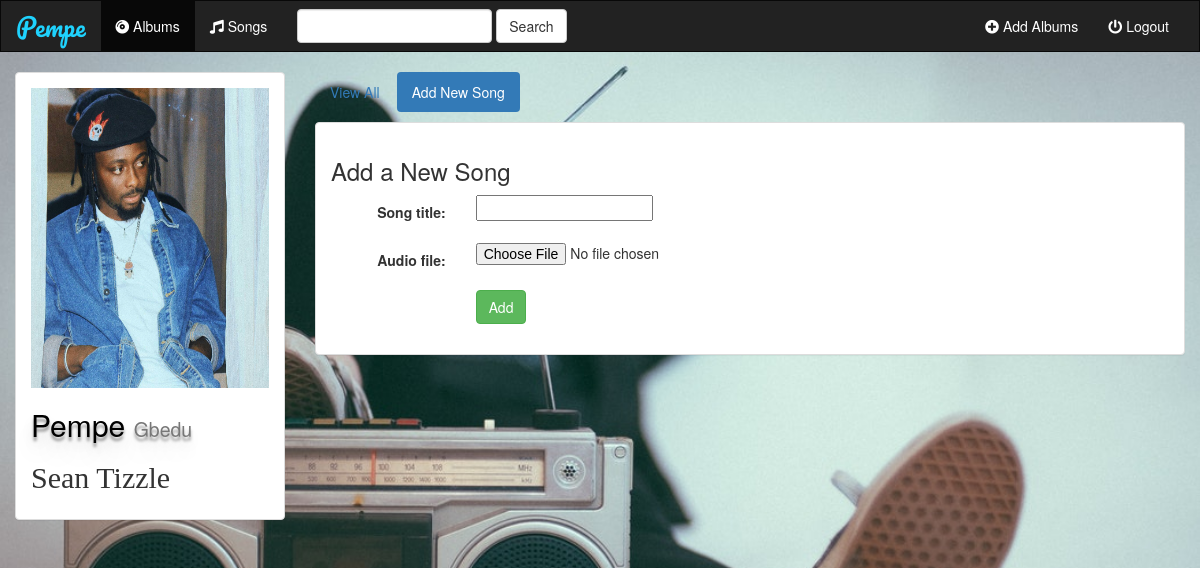
Screenshot of /music/3/create_song/ with the database file from the repository.
### music/models.py (models this page shows, shortened)
class Album(models.Model):
    artist = models.CharField(max_length=250)
    album_title = models.CharField(max_length=500)
    genre = models.CharField(max_length=100)
    album_logo = models.FileField()
    is_favorite = models.BooleanField(default=False)
    def __str__(self):
        return self.album_title + " - " + self.artist

### music/views.py (the view, shortened to what this page needs)
# urls.py: url(r'^(?P<album_id>[0-9]+)/create_song/$', views.create_song, name='create_song'),
def create_song(request, album_id):
    form = SongForm(request.POST or None, request.FILES or None)
    album = get_object_or_404(Album, pk=album_id)
    context = {
        'album': album,
        'form': form,
    }
    return render(request, 'music/create_song.html', context)

### music/forms.py
class SongForm(forms.ModelForm):
    class Meta:
        model = Song
        fields = ['song_title', 'audio_file']

### music/templates/music/create_song.html (shortened to what this page needs)
{% extends 'music/base.html' %}
{% block albums_active %}active{% endblock %}
{% block body %}
<div class="container-fluid">
    <div class="row">
        <div class="col-sm-4 col-md-3">
            <div class="panel panel-default">
                <div class="panel-body">
                        <a href="{% url 'music:detail' album.id %}">
                            {% if album.album_logo %}
                                <img style="height: 300px;width: 100%" src="{{ album.album_logo.url }}" class="img-responsive">
                            {% else %}
                                <h3>No image to display</h3>
                            {% endif %}
                        </a>
                    <h1 style="text-shadow: 0px 4px 3px rgba(0,0,0,0.4),
                                            0px 8px 13px rgba(0,0,0,0.1),
                                            0px 18px 23px rgba(0,0,0,0.1);
                                            font-size: 30px;
                                            color: #000000">{{ album.album_title }} <small>{{ album.genre }}</small></h1>
                    <h2 style="font-family: italic;">{{ album.artist }}</h2>
                </div>
            </div>
        </div>
        <div class="col-sm-8 col-md-9">
            <ul class="nav nav-pills" style="margin-bottom: 10px;">
                <li role="presentation"><a href="{% url 'music:detail' album.id %}">View All</a></li>
                <li role="presentation" class="active"><a href="{% url 'music:create_song' album.id %}">Add New Song</a></li>
            </ul>
            <div class="panel panel-default">
                <div class="panel-body">
                    <h3>Add a New Song</h3>
                    <form class="form-horizontal" role="form" action="" method="post" enctype="multipart/form-data">
                        {% include 'music/form_template.html' %}
                        <div class="form-group">
                            <div class="col-sm-offset-2 col-sm-10">
                                <button type="submit" class="btn btn-success">Add</button>
                            </div>
                        </div>
                    </form>
                </div>
            </div>
        </div>
    </div>
</div>
{% endblock %}

### music/static/music/style.css (style rules this page uses)
body { background: white url("images/background.jpg"); background-size: cover; background-repeat: no-repeat; background-position: center; background-attachment: fixed; }

### rows the page displays
Album: album_logo (picture), album_title "Pempe", genre "Gbedu", artist "Sean Tizzle"

### other values shown
{{ field.label_tag }} "Song title:" "Audio file:"
